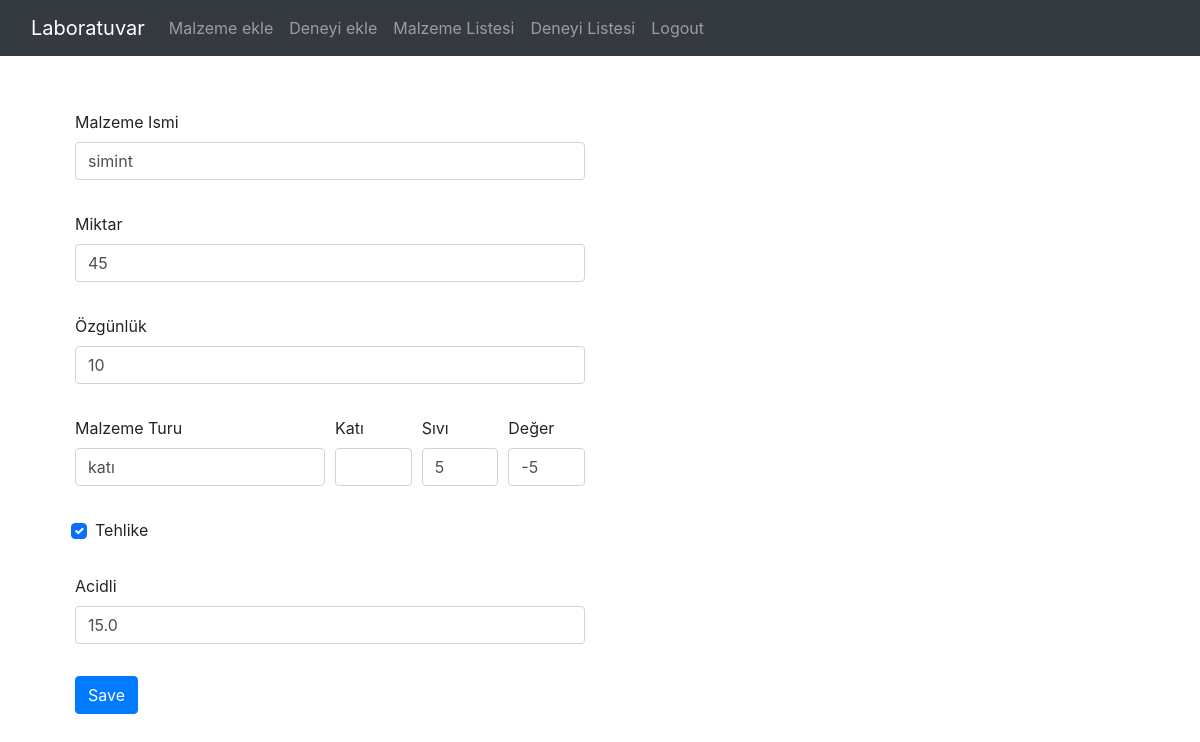
Page /update_items/2/ (signed in) on the committed database.
### Lab/models.py (models this page shows, shortened)
class Material(models.Model):
	adi = models.CharField('Malzeme Ismi', max_length=120, default='', blank=True, null=True)  # 1 malzemelerin ismi
	miktar = models.IntegerField(default='0', blank=True, null=True)  # malzemelerin miktari
	CHOICES = (('kati','katı'),
		      ('sivi','sıvı'),
		      ('gaz', 'gaz'),
		      )
	Materialtype = models.CharField('Malzeme Turu',max_length=5, default='', blank=True, null=True,choices=CHOICES)
	kati = models.CharField('Katı',max_length=120, default='', blank=True, null=True)
	sivi = models.IntegerField('Sıvı',default='0', blank=True, null=True)
	deger  = models.IntegerField('Değer',default='0', blank=True, null=True)
	özgünlük = models.IntegerField('Özgünlük', default='0', blank=True, null=True)
	tehlike = models.BooleanField(default=False)
	acidli = models.FloatField(default='0', blank=True, null=True)
	class Meta:
		verbose_name_plural='Malzemeler'

### Lab/views.py (the view)
# urls.py: path('update_items/<str:pk>/', views.update_malzeme, name="update-malzeme"),
def update_malzeme(request, pk):
	queryset = Material.objects.get(id=pk)
	form = MalzemeUpdateForm(instance=queryset)
	if request.method == 'POST':
		form = MalzemeUpdateForm(request.POST, instance=queryset)
		if form.is_valid():
			form.save()
			return redirect('malzeme-listesi')
	context = {
		'form':form
	}
	return render(request, 'add_malzeme.html', context)

### Lab/forms.py
class MalzemeUpdateForm(forms.ModelForm):
	class Meta:
		model = Material
		fields = [
					'adi','miktar','özgünlük',
					'Materialtype','kati','sivi',
					'deger','tehlike','acidli',
			]

### Templates/add_malzeme.html (shortened to what this page needs)
 {% extends 'base.html' %}
{% load static %}
{% load crispy_forms_tags %}
{% block content %}
{% if user.is_authenticated %}
<!DOCTYPE html>
<html>
<head>
	<link rel="stylesheet" type="text/css" href="https://stackpath.bootstrapcdn.com/bootstrap/4.5.2/css/bootstrap.min.css">
	<link href="{% static '/css/stylesheet.css' %}" rel="stylesheet">
</head>
<body>
<div class="myForm">
    <form method='POST' action=''>{% csrf_token %}
        <div class="row">
            <div class='col-sm-6'>
				<div class="form-row">
                  <div class="form-group col-md-12">
                    {{ form.adi|as_crispy_field }}
                  </div>
                  <div class="form-group col-md-12">
                    {{ form.miktar|as_crispy_field }}
                  </div>
                  <div class="form-group col-md-12">
                    {{ form.özgünlük|as_crispy_field }}
                  </div>
                </div>
                <div class="form-row">
                  <div class="form-group col-md-6">
                    {{ form.Materialtype|as_crispy_field }}
                  </div>
                  <div class="form-group col-md-2">
                    {{ form.kati|as_crispy_field }}
                  </div>
                  <div class="form-group col-md-2">
                    {{ form.sivi|as_crispy_field }}
                  </div>
                  <div class="form-group col-md-2">
                    {{ form.deger|as_crispy_field }}
                  </div>
                </div>
                <div class="form-row">
                  <div class="form-group col-md-12">
                    {{ form.tehlike|as_crispy_field }}
                  </div>
                  <div class="form-group col-md-12">
                    {{ form.acidli|as_crispy_field }}
                  </div>
                </div>
                <button type="submit" class="btn btn-primary">Save</button>
            </div>
        </div>
    </form>
</div>
</body>
{% else %}
<h1>Sorry! You Must Be Logged In To View This Page...</h1>
<a href="{% url 'login' %}">Login Here</a>
{% endif %}
{% endblock %}

### static/css/stylesheet.css (style rules this page uses)
.myForm { margin: 30px; }

### rows in the picture
Material: adi "simint", miktar "45", özgünlük|as_crispy_field "10", Materialtype "katı", sivi "5", deger "-5", tehlike "☑", acidli "15.0"
